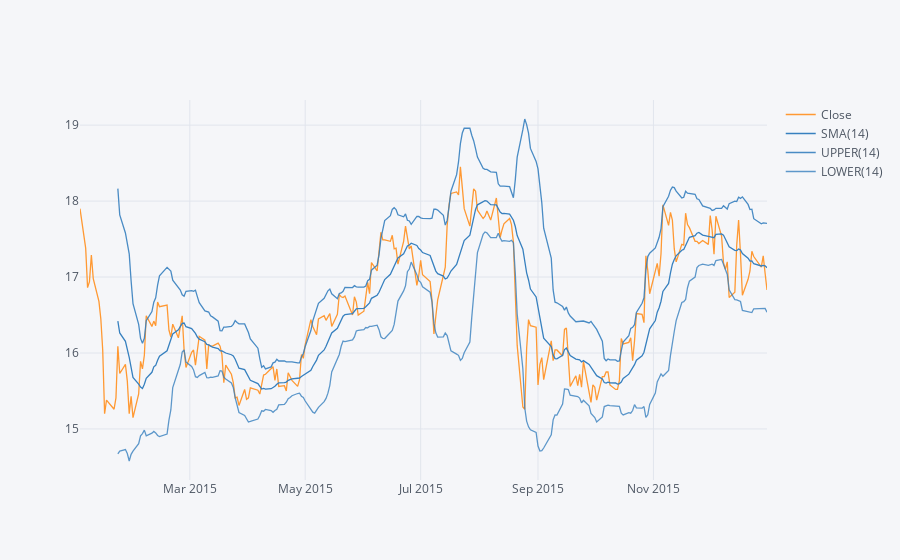

Notebook code for this chart:
### Markdown cell above
**Use .ta_plot(study='boll') to create a Bollinger Band Plot for Bank of America for the year 2015.**

### Code cell
BAC['Close'].ix['2015-01-01':'2016-01-01'].ta_plot(study='boll')

### Figure 1 — Plotly figure (JSON) as saved in the notebook; plotly's stock layout.template omitted (floating-point values rounded to 4 significant figures; data arrays with more than 128 entries replaced by an {"elided": "..."} marker saying what was removed)
{"data": [{"line": {"color": "rgba(255, 153, 51, 1.0)", "dash": "solid", "shape": "linear", "width": 1.3}, "mode": "lines", "name": "Close", "text": "", "type": "scatter", "x": {"elided": "252 str values"}, "y": {"elided": "252 float values"}}, {"line": {"color": "rgba(55, 128, 191, 1.0)", "dash": "solid", "shape": "linear", "width": 1.3}, "mode": "lines", "name": "SMA(14)", "text": "", "type": "scatter", "x": {"elided": "252 str values"}, "y": {"elided": "252 mixed values"}}, {"line": {"color": "rgba(55, 128, 191, 0.8999999999999999)", "dash": "solid", "shape": "linear", "width": 1.3}, "mode": "lines", "name": "UPPER(14)", "text": "", "type": "scatter", "x": {"elided": "252 str values"}, "y": {"elided": "252 mixed values"}}, {"line": {"color": "rgba(55, 128, 191, 0.7999999999999998)", "dash": "solid", "shape": "linear", "width": 1.3}, "mode": "lines", "name": "LOWER(14)", "text": "", "type": "scatter", "x": {"elided": "252 str values"}, "y": {"elided": "252 mixed values"}}], "layout": {"legend": {"bgcolor": "#F5F6F9", "font": {"color": "#4D5663"}}, "paper_bgcolor": "#F5F6F9", "plot_bgcolor": "#F5F6F9", "title": {"font": {"color": "#4D5663"}}, "xaxis": {"gridcolor": "#E1E5ED", "showgrid": true, "tickfont": {"color": "#4D5663"}, "title": {"font": {"color": "#4D5663"}, "text": ""}, "zerolinecolor": "#E1E5ED"}, "yaxis": {"gridcolor": "#E1E5ED", "showgrid": true, "tickfont": {"color": "#4D5663"}, "title": {"font": {"color": "#4D5663"}, "text": ""}, "zerolinecolor": "#E1E5ED"}}}
